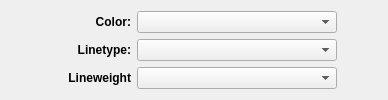
        <widget class="QWidget" name="tab_8">
         <attribute name="title">
          <string>Internals</string>
         </attribute>
         <layout class="QVBoxLayout" name="verticalLayout_18">
          <item>
           <layout class="QVBoxLayout" name="verticalLayout_13">
            <item>
             <layout class="QHBoxLayout" name="horizontalLayout_15">
              <item>
               <widget class="QLabel" name="internalColor_Label">
                <property name="sizePolicy">
                 <sizepolicy hsizetype="Preferred" vsizetype="Preferred">
                  <horstretch>0</horstretch>
                  <verstretch>0</verstretch>
                 </sizepolicy>
                </property>
                <property name="minimumSize">
                 <size>
                  <width>120</width>
                  <height>18</height>
                 </size>
                </property>
                <property name="font">
                 <font>
                  <pointsize>9</pointsize>
                  <bold>true</bold>
                 </font>
                </property>
                <property name="text">
                 <string>Color:</string>
                </property>
                <property name="alignment">
                 <set>Qt::AlignRight|Qt::AlignTrailing|Qt::AlignVCenter</set>
                </property>
               </widget>
              </item>
              <item>
               <widget class="ColorComboBox" name="defaultInternalColor_ComboBox">
                <property name="sizePolicy">
                 <sizepolicy hsizetype="Preferred" vsizetype="Preferred">
                  <horstretch>0</horstretch>
                  <verstretch>0</verstretch>
                 </sizepolicy>
                </property>
                <property name="minimumSize">
                 <size>
                  <width>200</width>
                  <height>20</height>
                 </size>
                </property>
                <property name="font">
                 <font>
                  <pointsize>9</pointsize>
                  <bold>true</bold>
                 </font>
                </property>
               </widget>
              </item>
              <item>
               <spacer name="horizontalSpacer_15">
                <property name="orientation">
                 <enum>Qt::Horizontal</enum>
                </property>
                <property name="sizeHint" stdset="0">
                 <size>
                  <width>40</width>
                  <height>20</height>
                 </size>
                </property>
               </spacer>
              </item>
             </layout>
            </item>
            <item>
             <layout class="QHBoxLayout" name="horizontalLayout_16">
              <item>
               <widget class="QLabel" name="internalLinetype_Label">
                <property name="sizePolicy">
                 <sizepolicy hsizetype="Preferred" vsizetype="Preferred">
                  <horstretch>0</horstretch>
                  <verstretch>0</verstretch>
                 </sizepolicy>
                </property>
                <property name="minimumSize">
                 <size>
                  <width>120</width>
                  <height>18</height>
                 </size>
                </property>
                <property name="font">
                 <font>
                  <pointsize>9</pointsize>
                  <bold>true</bold>
                 </font>
                </property>
                <property name="text">
                 <string>Linetype:</string>
                </property>
                <property name="alignment">
                 <set>Qt::AlignRight|Qt::AlignTrailing|Qt::AlignVCenter</set>
                </property>
               </widget>
              </item>
              <item>
               <widget class="LineTypeComboBox" name="defaultInternalLinetype_ComboBox">
                <property name="sizePolicy">
                 <sizepolicy hsizetype="Preferred" vsizetype="Preferred">
                  <horstretch>0</horstretch>
                  <verstretch>0</verstretch>
                 </sizepolicy>
                </property>
                <property name="minimumSize">
                 <size>
                  <width>200</width>
                  <height>20</height>
                 </size>
                </property>
                <property name="font">
                 <font>
                  <pointsize>9</pointsize>
                  <bold>true</bold>
                 </font>
                </property>
               </widget>
              </item>
              <item>
               <spacer name="horizontalSpacer_16">
                <property name="orientation">
                 <enum>Qt::Horizontal</enum>
                </property>
                <property name="sizeHint" stdset="0">
                 <size>
                  <width>40</width>
                  <height>20</height>
                 </size>
                </property>
               </spacer>
              </item>
             </layout>
            </item>
            <item>
             <layout class="QHBoxLayout" name="horizontalLayout_17">
              <item>
               <widget class="QLabel" name="internalLineweight_Label">
                <property name="minimumSize">
                 <size>
                  <width>120</width>
                  <height>0</height>
                 </size>
                </property>
                <property name="maximumSize">
                 <size>
                  <width>65</width>
                  <height>16777215</height>
                 </size>
                </property>
                <property name="font">
                 <font>
                  <pointsize>9</pointsize>
                  <bold>true</bold>
                 </font>
                </property>
                <property name="text">
                 <string>Lineweight</string>
                </property>
                <property name="alignment">
                 <set>Qt::AlignRight|Qt::AlignTrailing|Qt::AlignVCenter</set>
                </property>
               </widget>
              </item>
              <item>
               <widget class="LineWeightComboBox" name="defaultInternalLineweight_ComboBox">
                <property name="sizePolicy">
                 <sizepolicy hsizetype="Preferred" vsizetype="Preferred">
                  <horstretch>0</horstretch>
                  <verstretch>0</verstretch>
                 </sizepolicy>
                </property>
                <property name="minimumSize">
                 <size>
                  <width>200</width>
                  <height>20</height>
                 </size>
                </property>
                <property name="maximumSize">
                 <size>
                  <width>16777215</width>
                  <height>16777215</height>
                 </size>
                </property>
                <property name="font">
                 <font>
                  <pointsize>9</pointsize>
                  <bold>true</bold>
                 </font>
                </property>
               </widget>
              </item>
              <item>
               <spacer name="horizontalSpacer_17">
                <property name="orientation">
                 <enum>Qt::Horizontal</enum>
                </property>
                <property name="sizeHint" stdset="0">
                 <size>
                  <width>40</width>
                  <height>20</height>
                 </size>
                </property>
               </spacer>
              </item>
             </layout>
            </item>
           </layout>
          </item>
         </layout>
        </widget>
